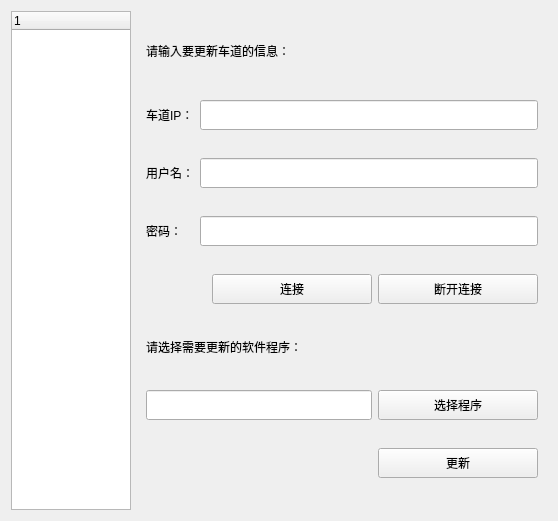
<?xml version="1.0" encoding="UTF-8"?>
<ui version="4.0">
 <class>FormSoftUpdate</class>
 <widget class="QWidget" name="FormSoftUpdate">
  <property name="geometry">
   <rect>
    <x>0</x>
    <y>0</y>
    <width>558</width>
    <height>521</height>
   </rect>
  </property>
  <property name="windowTitle">
   <string>Form</string>
  </property>
  <layout class="QGridLayout" name="gridLayout_2" columnstretch="1,2">
   <item row="0" column="0">
    <widget class="QTreeWidget" name="treeWidget">
     <column>
      <property name="text">
       <string notr="true">1</string>
      </property>
     </column>
    </widget>
   </item>
   <item row="0" column="1">
    <widget class="QWidget" name="widget" native="true">
     <layout class="QGridLayout" name="gridLayout">
      <item row="0" column="0" colspan="6">
       <widget class="QLabel" name="label_info1">
        <property name="minimumSize">
         <size>
          <width>0</width>
          <height>30</height>
         </size>
        </property>
        <property name="maximumSize">
         <size>
          <width>16777215</width>
          <height>30</height>
         </size>
        </property>
        <property name="sizeIncrement">
         <size>
          <width>0</width>
          <height>40</height>
         </size>
        </property>
        <property name="text">
         <string>请输入要更新车道的信息：</string>
        </property>
        <property name="alignment">
         <set>Qt::AlignLeading|Qt::AlignLeft|Qt::AlignTop</set>
        </property>
       </widget>
      </item>
      <item row="1" column="0" colspan="2">
       <widget class="QLabel" name="label_ip">
        <property name="minimumSize">
         <size>
          <width>0</width>
          <height>30</height>
         </size>
        </property>
        <property name="sizeIncrement">
         <size>
          <width>0</width>
          <height>40</height>
         </size>
        </property>
        <property name="text">
         <string>车道IP：</string>
        </property>
        <property name="scaledContents">
         <bool>true</bool>
        </property>
       </widget>
      </item>
      <item row="1" column="2" colspan="4">
       <widget class="QLineEdit" name="lineEdit_ip">
        <property name="minimumSize">
         <size>
          <width>0</width>
          <height>30</height>
         </size>
        </property>
        <property name="sizeIncrement">
         <size>
          <width>0</width>
          <height>40</height>
         </size>
        </property>
        <property name="text">
         <string/>
        </property>
       </widget>
      </item>
      <item row="2" column="0" colspan="2">
       <widget class="QLabel" name="label_usr">
        <property name="minimumSize">
         <size>
          <width>0</width>
          <height>30</height>
         </size>
        </property>
        <property name="sizeIncrement">
         <size>
          <width>0</width>
          <height>40</height>
         </size>
        </property>
        <property name="text">
         <string>用户名：</string>
        </property>
       </widget>
      </item>
      <item row="2" column="2" colspan="4">
       <widget class="QLineEdit" name="lineEdit_usr">
        <property name="minimumSize">
         <size>
          <width>0</width>
          <height>30</height>
         </size>
        </property>
        <property name="sizeIncrement">
         <size>
          <width>0</width>
          <height>40</height>
         </size>
        </property>
        <property name="text">
         <string/>
        </property>
       </widget>
      </item>
      <item row="3" column="0">
       <widget class="QLabel" name="label_pwd">
        <property name="minimumSize">
         <size>
          <width>0</width>
          <height>30</height>
         </size>
        </property>
        <property name="sizeIncrement">
         <size>
          <width>0</width>
          <height>40</height>
         </size>
        </property>
        <property name="text">
         <string>密码：</string>
        </property>
       </widget>
      </item>
      <item row="3" column="2" colspan="4">
       <widget class="QLineEdit" name="lineEdit_pwd">
        <property name="minimumSize">
         <size>
          <width>0</width>
          <height>30</height>
         </size>
        </property>
        <property name="sizeIncrement">
         <size>
          <width>0</width>
          <height>40</height>
         </size>
        </property>
        <property name="text">
         <string/>
        </property>
        <property name="echoMode">
         <enum>QLineEdit::Password</enum>
        </property>
       </widget>
      </item>
      <item row="4" column="0">
       <spacer name="horizontalSpacer_4">
        <property name="orientation">
         <enum>Qt::Horizontal</enum>
        </property>
        <property name="sizeHint" stdset="0">
         <size>
          <width>40</width>
          <height>20</height>
         </size>
        </property>
       </spacer>
      </item>
      <item row="4" column="2">
       <spacer name="horizontalSpacer_5">
        <property name="orientation">
         <enum>Qt::Horizontal</enum>
        </property>
        <property name="sizeHint" stdset="0">
         <size>
          <width>40</width>
          <height>20</height>
         </size>
        </property>
       </spacer>
      </item>
      <item row="4" column="3">
       <spacer name="horizontalSpacer_6">
        <property name="orientation">
         <enum>Qt::Horizontal</enum>
        </property>
        <property name="sizeHint" stdset="0">
         <size>
          <width>40</width>
          <height>20</height>
         </size>
        </property>
       </spacer>
      </item>
      <item row="4" column="4">
       <widget class="QToolButton" name="toolButton_link">
        <property name="minimumSize">
         <size>
          <width>160</width>
          <height>30</height>
         </size>
        </property>
        <property name="sizeIncrement">
         <size>
          <width>0</width>
          <height>40</height>
         </size>
        </property>
        <property name="text">
         <string>连接</string>
        </property>
       </widget>
      </item>
      <item row="4" column="5">
       <widget class="QToolButton" name="toolButton_disconnect">
        <property name="minimumSize">
         <size>
          <width>160</width>
          <height>30</height>
         </size>
        </property>
        <property name="sizeIncrement">
         <size>
          <width>0</width>
          <height>40</height>
         </size>
        </property>
        <property name="text">
         <string>断开连接</string>
        </property>
       </widget>
      </item>
      <item row="6" column="0" colspan="5">
       <widget class="QLineEdit" name="lineEdit_file">
        <property name="minimumSize">
         <size>
          <width>0</width>
          <height>30</height>
         </size>
        </property>
        <property name="sizeIncrement">
         <size>
          <width>0</width>
          <height>40</height>
         </size>
        </property>
       </widget>
      </item>
      <item row="6" column="5">
       <widget class="QToolButton" name="toolButton_Soft">
        <property name="minimumSize">
         <size>
          <width>160</width>
          <height>30</height>
         </size>
        </property>
        <property name="sizeIncrement">
         <size>
          <width>0</width>
          <height>40</height>
         </size>
        </property>
        <property name="text">
         <string>选择程序</string>
        </property>
       </widget>
      </item>
      <item row="7" column="0">
       <spacer name="horizontalSpacer">
        <property name="orientation">
         <enum>Qt::Horizontal</enum>
        </property>
        <property name="sizeHint" stdset="0">
         <size>
          <width>40</width>
          <height>20</height>
         </size>
        </property>
       </spacer>
      </item>
      <item row="7" column="2">
       <spacer name="horizontalSpacer_2">
        <property name="orientation">
         <enum>Qt::Horizontal</enum>
        </property>
        <property name="sizeHint" stdset="0">
         <size>
          <width>40</width>
          <height>20</height>
         </size>
        </property>
       </spacer>
      </item>
      <item row="7" column="3" colspan="2">
       <spacer name="horizontalSpacer_3">
        <property name="orientation">
         <enum>Qt::Horizontal</enum>
        </property>
        <property name="sizeHint" stdset="0">
         <size>
          <width>40</width>
          <height>20</height>
         </size>
        </property>
       </spacer>
      </item>
      <item row="7" column="5">
       <widget class="QToolButton" name="toolButton_update">
        <property name="minimumSize">
         <size>
          <width>160</width>
          <height>30</height>
         </size>
        </property>
        <property name="sizeIncrement">
         <size>
          <width>0</width>
          <height>40</height>
         </size>
        </property>
        <property name="text">
         <string>更新</string>
        </property>
       </widget>
      </item>
      <item row="5" column="0" colspan="6">
       <widget class="QLabel" name="label_info2">
        <property name="minimumSize">
         <size>
          <width>0</width>
          <height>30</height>
         </size>
        </property>
        <property name="maximumSize">
         <size>
          <width>16777215</width>
          <height>30</height>
         </size>
        </property>
        <property name="sizeIncrement">
         <size>
          <width>0</width>
          <height>40</height>
         </size>
        </property>
        <property name="text">
         <string>请选择需要更新的软件程序：</string>
        </property>
       </widget>
      </item>
     </layout>
    </widget>
   </item>
  </layout>
 </widget>
 <resources/>
 <connections/>
</ui>
